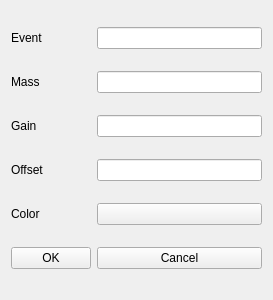
<?xml version="1.0" encoding="UTF-8"?>
<ui version="4.0">
 <class>sManagerXIC</class>
 <widget class="QWidget" name="sManagerXIC">
  <property name="geometry">
   <rect>
    <x>0</x>
    <y>0</y>
    <width>273</width>
    <height>300</height>
   </rect>
  </property>
  <property name="windowTitle">
   <string>Form</string>
  </property>
  <layout class="QGridLayout" name="gridLayout">
   <item row="0" column="0">
    <widget class="QLabel" name="label">
     <property name="text">
      <string>Event</string>
     </property>
    </widget>
   </item>
   <item row="0" column="1">
    <widget class="QLineEdit" name="E_Event"/>
   </item>
   <item row="1" column="0">
    <widget class="QLabel" name="label_2">
     <property name="text">
      <string>Mass</string>
     </property>
    </widget>
   </item>
   <item row="1" column="1">
    <widget class="QLineEdit" name="E_Mass"/>
   </item>
   <item row="2" column="0">
    <widget class="QLabel" name="label_3">
     <property name="text">
      <string>Gain</string>
     </property>
    </widget>
   </item>
   <item row="2" column="1">
    <widget class="QLineEdit" name="E_Gain"/>
   </item>
   <item row="3" column="0">
    <widget class="QLabel" name="label_4">
     <property name="text">
      <string>Offset</string>
     </property>
    </widget>
   </item>
   <item row="3" column="1">
    <widget class="QLineEdit" name="E_Offset"/>
   </item>
   <item row="4" column="0">
    <widget class="QLabel" name="label_5">
     <property name="text">
      <string>Color</string>
     </property>
    </widget>
   </item>
   <item row="5" column="0">
    <widget class="QPushButton" name="B_OK">
     <property name="text">
      <string>OK</string>
     </property>
    </widget>
   </item>
   <item row="5" column="1">
    <widget class="QPushButton" name="B_Cancel">
     <property name="text">
      <string>Cancel</string>
     </property>
    </widget>
   </item>
   <item row="4" column="1">
    <widget class="QPushButton" name="B_Color">
     <property name="text">
      <string/>
     </property>
    </widget>
   </item>
  </layout>
 </widget>
 <resources/>
 <connections/>
</ui>
